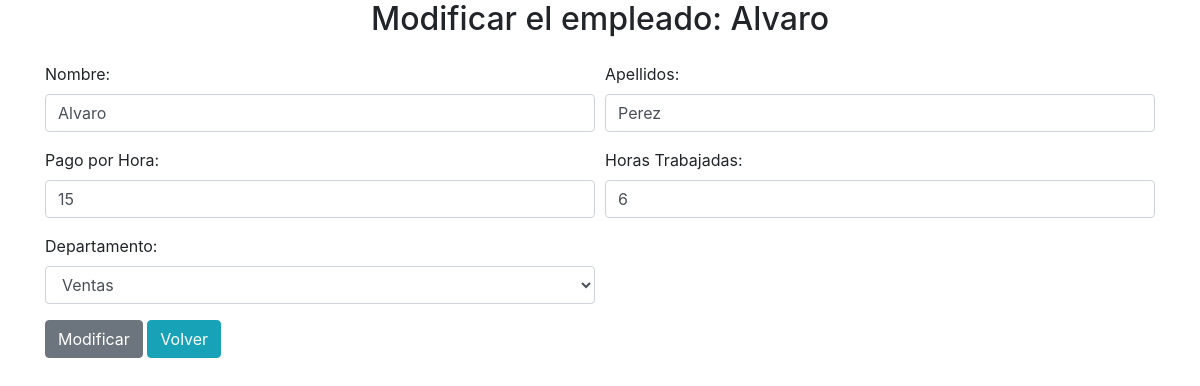
Screenshot of /index.php?controller=empleados&action=modificar&id=12 with the database file from the repository.
### tables this page shows
CREATE TABLE `empleados` (
  `id` int(11) NOT NULL,
  `id_departamento` int(11) NOT NULL,
  `nombres` varchar(100) NOT NULL,
  `apellidos` varchar(100) NOT NULL,
  `pago_hora` double NOT NULL,
  `horas` int(11) NOT NULL
);

### index.php (called while the page is built, shortened)
<?php
require_once "controller/ProductosController.php";

### core/DataSource.php (called while the page is built)
<?php
class DataSource
{
    private $driver, $host, $user, $pass, $database, $charset;
    public function __construct()
    {
        $data = require_once "config/database.php";
        $this->driver = $data["driver"];
        $this->host = $data["host"];
        $this->user = $data["user"];
        $this->pass = $data["pass"];
        $this->database = $data["database"];
        $this->charset = $data["charset"];
    }
    public function conectar()
    {
        if ($this->driver == "mysql" || $this->driver == null) {
            $dsn = "mysql:host={$this->host};dbname={$this->database};charset={$this->charset}";
            $con = new PDO($dsn, $this->user, $this->pass);
            return $con;
        } else {
            return null;
        }
    }
}

### model/EmpleadosModel.php (called while the page is built, shortened)
<?php
require_once "Empleado.php";
class EmpleadosModel extends Empleado
{
    private $tabla;
    public function __construct($datasource)
    {
        $this->tabla = "empleados";
    }
    function find(int $id)
    {
        $query = "SELECT * FROM {$this->tabla} where id = :id";
        $stmt = $this->datasource->prepare($query);
        $stmt -> execute(array(":id"=>$id));
        return $stmt->fetch(PDO::FETCH_OBJ);
    }
}

### model/Empleado.php (called while the page is built, shortened)
<?php
class Empleado
{
    public function __construct($datasource)
    {
        $this->datasource = $datasource;
    }
}

### model/DepartamentoModel.php (called while the page is built, shortened)
<?php
require_once "Departamento.php";
class DepartamentoModel extends Departamento
{
    private $tabla;
    public function __construct($datasource)
    {
        $this->tabla = "departamentos";
    }
    public function all()
    {
        $departamentos = array();
        $query = "SELECT * FROM {$this->tabla} ";
        $stmt = $this->datasource->prepare($query);
        $stmt->execute();
        while ($departamento = $stmt->fetch(PDO::FETCH_OBJ)) {
            array_push($departamentos, $departamento);
        }
        return $departamentos;
    }
}

### model/Departamento.php (called while the page is built, shortened)
<?php
class Departamento
{
    public function __construct($datasource)
    {
        $this->datasource = $datasource;
    }
}

### view/modificarEmpleadoView.php (the view, shortened to what this page needs)
<!DOCTYPE html>
<html lang="es">
<head>
	<link rel="stylesheet" href="https://maxcdn.bootstrapcdn.com/bootstrap/4.0.0/css/bootstrap.min.css">
</head>
<body>
	<div class="container">
		<center><h2>Modificar el empleado: <?=$empleados->nombres; ?></h2></center>
				<form action="index.php?controller=empleados&action=modificar" method="POST">
					<div class="form-row" style="padding-top: 1rem">
						<div class="form-group col-md-6">
							<label for="nombre">Nombre: </label>
							<input type="text" class="form-control" name="nombres" id="nombres" value="<?=$empleados->nombres; ?>" required autofocus>
						</div>
						<div class="form-group col-md-6">
							<label for="marca">Apellidos: </label>
							<input type="text" class="form-control" name="apellidos" id="apellidos" value="<?=$empleados->apellidos; ?>" required>
						</div>
						<div class="form-group col-md-6">
							<label for="marca">Pago por Hora: </label>
							<input type="numeric" class="form-control" name="pago_hora" id="pago_hora" value="<?=$empleados->pago_hora; ?>" required>
						</div>
						<div class="form-group col-md-6">
							<label for="marca">Horas Trabajadas: </label>
							<input type="numeric" class="form-control" name="horas" id="horas" value="<?=$empleados->horas; ?>" required>
						</div>
						<div class="form-group col-md-6">
							<label for="marca">Departamento: </label>
							<select class="form-control" class="form-control" name="departamento" id="departamentos">
				                <?php foreach($departamentos as $departamento){ ?>
				                <option value="<?=$departamento->id; ?>"><?=$departamento->nombre; ?></option>
				            <?php } ?>
				            </select>
				        </div>
				    </div>
					<input type="submit" name="agregar" class="btn btn-secondary" value="Modificar"> <a href="index.php?controller=empleadosView&action=index" class="btn btn-info">Volver</a>
		</div>
</body>
</html>

### rows the page displays
empleados: nombres "Alvaro", apellidos "Perez", pago_hora "15", horas "6"

### other values shown
form field departamento "Ventas"
